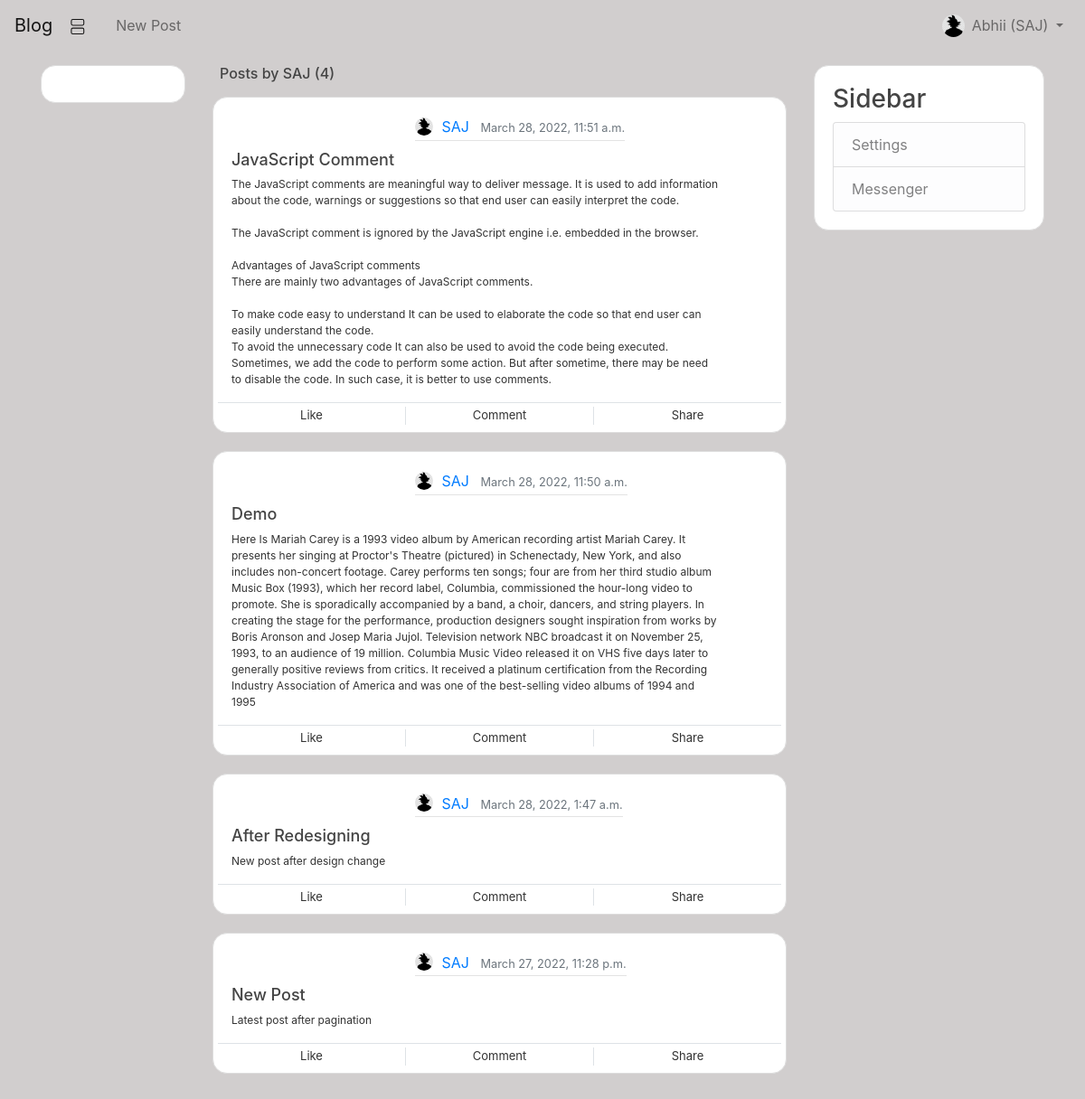
Screenshot of /user/SAJ/ (signed in) with the database file from the repository.
### user/models.py (models this page shows, shortened)
class Profile(models.Model):
    user = models.OneToOneField(User, on_delete=models.CASCADE)
    dp = models.ImageField(default='default.jpg', upload_to='profile_pic')

### blog/models.py (models this page shows, shortened)
class Post(models.Model):
    title = models.CharField(max_length=100)
    content = models.TextField()
    date_posted = models.DateTimeField(default=timezone.now)
    author = models.ForeignKey(User, on_delete=models.CASCADE)

### blog/views.py (the view)
# urls.py: path('user/<str:username>/', UserPostListView.as_view(), name='user_posts'),
class UserPostListView(ListView):
    model = Post
    template_name = 'blog/user_posts.html'
    context_object_name = 'posts'
    paginate_by = 5
    def get_queryset(self):
        user = get_object_or_404(User, username=self.kwargs.get('username'))
        return Post.objects.filter(author=user).order_by('-date_posted')

### templates/blog/user_posts.html (shortened to what this page needs)
{% extends "base.html" %}
{% block content %}
    <h6 class="mb-3 ml-2">Posts by  {{ view.kwargs.username }} ({{ page_obj.paginator.count }})</h6>
    {% for post in posts %}
    <div class="content-section media" style="border-radius: 1rem;">
        <div class="media-body row">
            <div class="article-metadata">
                <img class="rounded-circle article-img mb-1" src="{{ post.author.profile.dp.url }}"/>
                <a class="mr-2" href="{% url 'user_posts' post.author %}">{{ post.author }}</a>
                <small class="text-muted">{{ post.date_posted }}</small>
            </div>
            <div class="col-11">
                <div class=" justify-content-center" onclick="location.href='{% url 'post_detail' post.id %}'">
                    <h6><a class="article-title">{{ post.title }}</a></h6>
                    <p class="article-content">{{ post.content }}</p>
                </div>
            </div>
            <div class="col border-top btm-sec py-1">
                <div class="row text-center">
                    <div class="col border-right">
                        Like
                    </div>
                    <div class="col border-right">
                        Comment
                    </div>
                    <div class="col">
                        Share
                    </div>
                </div>
            </div>
        </div>
    </div>
    {% endfor %}
{% endblock content %}

### templates/base.html (shortened to what this page needs)
<!DOCTYPE html>
{% load static %}
<html lang="en">
<head>
    <link rel="stylesheet" href="https://maxcdn.bootstrapcdn.com/bootstrap/4.0.0/css/bootstrap.min.css"
>
    <link rel="stylesheet" type="text/css" href="{% static 'blog/main.css' %}">
</head>
<body>
<nav class="navbar navbar-expand-lg navbar-light text-white" >
    <a href="{% url 'home' %}" class="navbar-brand">Blog</a>
    <div class="collapse navbar-collapse" id="navbarNav">
        {% if user.is_authenticated %}
        <ul class="navbar-nav">
            <li class="nav-item">
                <a class="nav-link" href="{% url 'post_create' %}">New Post</a>
            </li>
        </ul>
        <ul class="navbar-nav ml-auto">
            <li class="nav-item">
                <img class="rounded-circle mt-2" src="{{ user.profile.dp.url }}" height="25" width="25"/>
            </li>
            <li class="nav-item dropdown">
                <a class="nav-link dropdown-toggle"
                   href="#" id="navbarDropdownMenuLink"
                   data-toggle="dropdown"
                   aria-haspopup="true"
                   aria-expanded="false"
                   role="button"
                >
                    {{ user.first_name }} ({{ user.username }})
                </a>
            </li>
        </ul>
        {% endif %}
    </div>
</nav>
<div class="container py-3">
    <div class="row">
        <div class="col-sm-2">
            <div class="content-section" style="border-radius: 1rem;"></div>
        </div>
        <div class="col">
            {% block content %} {% endblock %}
        </div>
        <div class="col-sm-3">
            <div class="content-section" style="border-radius: 1rem;">
                <h3>Sidebar</h3>
                <div class='text-muted'>
                    <ul class="list-group">
                        <li class="list-group-item list-group-item-light">Settings</li>
                        <li class="list-group-item list-group-item-light">Messenger</li>
                    </ul>
                </div>
            </div>
        </div>
    </div>
</div>
</body>
</html>

### static/blog/main.css (style rules this page uses)
body { background: #d1cece; color: #333333; }
h1, h2, h3, h4, h5, h6 { color: #444444; }
ul { margin: 0; }
.content-section { background: #ffffff; padding: 20px 20px; border: 1px solid #dddddd; border-radius: 3px; margin-bottom: 20px; }
.article-title { color: #444444; font-size: 18px; }
.article-content { white-space: pre-line; font-size: 12px; }
.article-img { height: 20px; width: 20px; margin-right: 5px; }
.article-metadata { padding-bottom: 1px; margin-bottom: 10px; margin-left: 35%; border-bottom: 1px solid #e3e3e3 }
.btm-sec { height: 13px; font-size: 13px }

### rows the page displays
Post: author.profile.dp (placeholder picture), author "SAJ", date_posted "March 28, 2022, 11:51 a.m.", title "JavaScript Comment", content "The JavaScript comments are meaningful way to deliver message. It is used to add information about the code, warnings or suggestions so that end user can easily interpret the code. The JavaScript comment is ignored by the JavaScript engine i.e. embedded in the browser. Advantages of JavaScript comments There are mainly two advantages of JavaScript comments. To make code easy to understand It can be used to elaborate the code so that end user can easily understand the code. To avoid the unnecessary code It can also be used to avoid the code being executed. Sometimes, we add the code to perform some action. But after sometime, there may be need to disable the code. In such case, it is better…"
Post: author.profile.dp (placeholder picture), author "SAJ", date_posted "March 28, 2022, 11:50 a.m.", title "Demo", content "Here Is Mariah Carey is a 1993 video album by American recording artist Mariah Carey. It presents her singing at Proctor's Theatre (pictured) in Schenectady, New York, and also includes non-concert footage. Carey performs ten songs; four are from her third studio album Music Box (1993), which her record label, Columbia, commissioned the hour-long video to promote. She is sporadically accompanied by a band, a choir, dancers, and string players. In creating the stage for the performance, production designers sought inspiration from works by Boris Aronson and Josep Maria Jujol. Television network NBC broadcast it on November 25, 1993, to an audience of 19 million. Columbia Music Video released…"
Post: author.profile.dp (placeholder picture), author "SAJ", date_posted "March 28, 2022, 1:47 a.m.", title "After Redesigning", content "New post after design change"
Post: author.profile.dp (placeholder picture), author "SAJ", date_posted "March 27, 2022, 11:28 p.m.", title "New Post", content "Latest post after pagination"

### other values shown
{{ user.first_name }} "Abhii"
{{ user.username }} "SAJ"
{{ view.kwargs.username }} "SAJ"
{{ page_obj.paginator.count }} "4"
